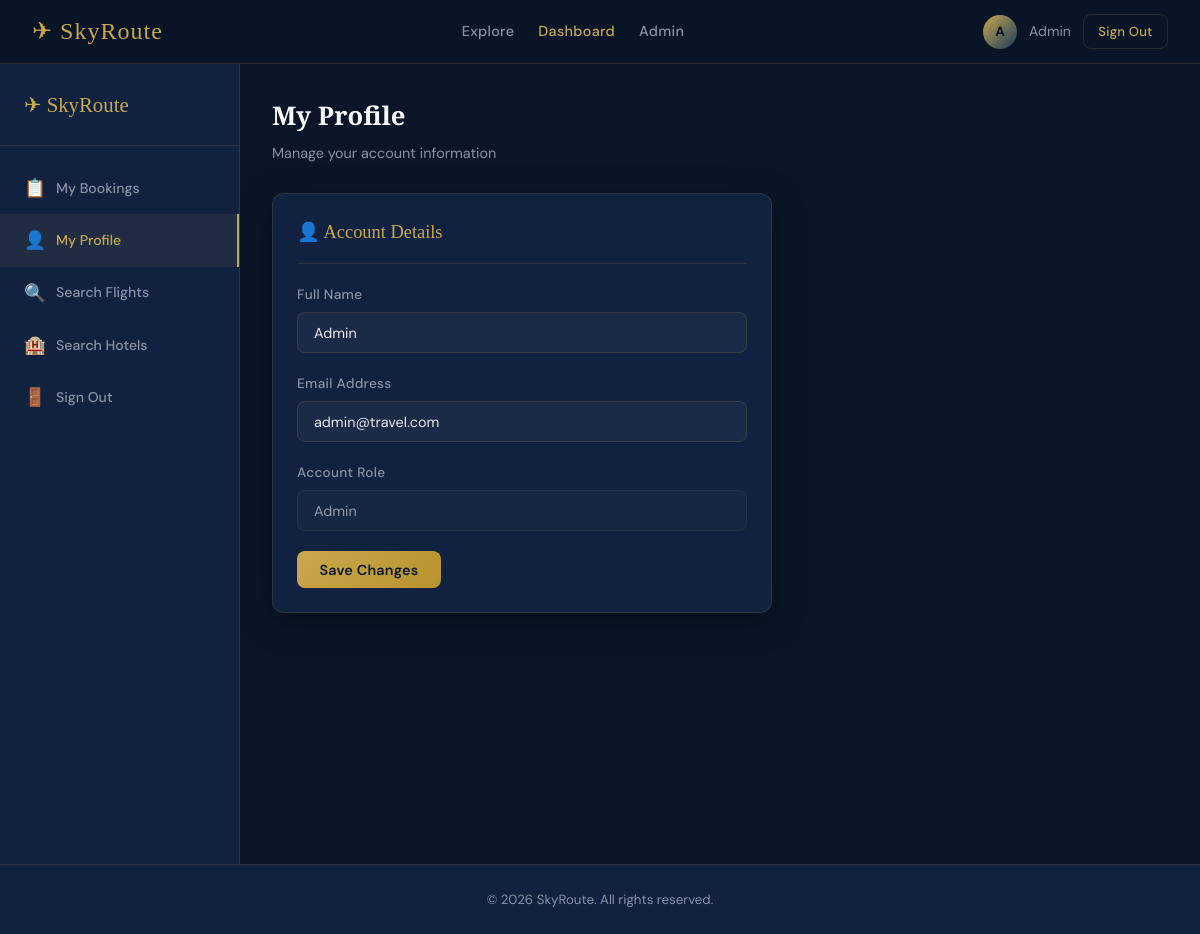
The page /dashboard.php?tab=profile (signed in) on the database its author committed.
### tables this page shows
CREATE TABLE users (
    id INT AUTO_INCREMENT PRIMARY KEY,
    name VARCHAR(100) NOT NULL,
    email VARCHAR(150) NOT NULL UNIQUE,
    password VARCHAR(255) NOT NULL,
    role ENUM('admin', 'user') DEFAULT 'user',
    created_at TIMESTAMP DEFAULT CURRENT_TIMESTAMP
);

### includes/auth.php (called while the page is built, shortened)
<?php
function isAdmin() {
    return isset($_SESSION['role']) && $_SESSION['role'] === 'admin';
}
function getCurrentUser() {
    $conn = getDBConnection();
    $id = $_SESSION['user_id'];
    $stmt = $conn->prepare("SELECT id, name, email, role FROM users WHERE id = ?");
    $stmt->bind_param("i", $id);
    $stmt->execute();
    $result = $stmt->get_result();
    return $result->fetch_assoc();
}
?>

### dashboard.php (the view, shortened to what this page needs)
<?php
require_once 'includes/auth.php';
$conn = getDBConnection();
$user_id = $_SESSION['user_id'];
$user = getCurrentUser();
$bookings = $conn->query(
    "SELECT b.*,
     CASE WHEN b.booking_type='flight' THEN f.airline ELSE h.hotel_name END AS item_name,
     CASE WHEN b.booking_type='flight' THEN CONCAT(f.origin, ' → ', f.destination) ELSE h.location END AS item_detail,
     CASE WHEN b.booking_type='flight' THEN f.departure_time ELSE b.check_in END AS main_date
     FROM bookings b
     LEFT JOIN flights f ON b.booking_type='flight' AND b.item_id=f.id
     LEFT JOIN hotels h ON b.booking_type='hotel' AND b.item_id=h.id
     WHERE b.user_id=$user_id ORDER BY b.created_at DESC"
)->fetch_all(MYSQLI_ASSOC);
$total_spent = array_sum(array_column(array_filter($bookings, fn($b) => $b['status'] !== 'cancelled'), 'total_price'));
$active = count(array_filter($bookings, fn($b) => $b['status'] === 'confirmed'));
$tab = $_GET['tab'] ?? 'bookings';
?>
<!DOCTYPE html>
<html lang="en">
<head>
  <link rel="stylesheet" href="assets/css/style.css">
</head>
<body>
<nav class="navbar">
  <a href="index.php" class="brand">✈ <?= SITE_NAME ?></a>
  <div class="nav-links">
    <a href="index.php">Explore</a>
    <a href="dashboard.php" class="active">Dashboard</a>
    <?php if (isAdmin()): ?><a href="admin/index.php">Admin</a><?php endif; ?>
  </div>
  <div class="nav-user">
    <div class="nav-avatar"><?= strtoupper(substr($_SESSION['name'], 0, 1)) ?></div>
    <span><?= htmlspecialchars($_SESSION['name']) ?></span>
    <a href="logout.php" class="btn btn-outline btn-sm">Sign Out</a>
  </div>
</nav>
<div class="layout-with-sidebar">
  <div class="sidebar">
    <div class="sidebar-brand"><div class="brand">✈ <?= SITE_NAME ?></div></div>
    <nav class="sidebar-menu">
      <a href="?tab=bookings" class="<?= $tab === 'bookings' ? 'active' : '' ?>"><span class="menu-icon">📋</span> My Bookings</a>
      <a href="?tab=profile" class="<?= $tab === 'profile' ? 'active' : '' ?>"><span class="menu-icon">👤</span> My Profile</a>
      <a href="index.php"><span class="menu-icon">🔍</span> Search Flights</a>
      <a href="index.php?type=hotels"><span class="menu-icon">🏨</span> Search Hotels</a>
      <a href="logout.php"><span class="menu-icon">🚪</span> Sign Out</a>
    </nav>
  </div>
  <div class="sidebar-content">
    <?php if ($tab === 'bookings'): ?>
      <h2 class="section-title">My Bookings</h2>
      <p class="section-sub">All your travel reservations</p>
      <div class="dash-grid mb-2">
        <div class="stat-card">
          <div><div class="stat-value"><?= count($bookings) ?></div><div class="stat-label">Total Bookings</div></div>
          <div class="stat-icon">📋</div>
        </div>
        <div class="stat-card">
          <div><div class="stat-value"><?= $active ?></div><div class="stat-label">Active</div></div>
          <div class="stat-icon">✅</div>
        </div>
        <div class="stat-card">
          <div><div class="stat-value" style="font-size:1.3rem"><?= formatPrice($total_spent) ?></div><div class="stat-label">Total Spent</div></div>
          <div class="stat-icon">💰</div>
        </div>
        <div class="stat-card">
          <div><div class="stat-value"><?= count(array_filter($bookings, fn($b) => $b['status'] === 'cancelled')) ?></div><div class="stat-label">Cancelled</div></div>
          <div class="stat-icon">❌</div>
        </div>
      </div>
      <div class="card">
        <?php if (empty($bookings)): ?>
          <div class="text-center" style="padding:3rem">
            <div style="font-size:3rem; margin-bottom:1rem">✈</div>
            <p class="text-muted">No bookings yet. <a href="index.php">Start exploring!</a></p>
          </div>
        <?php else: ?>
          <div class="table-wrap">
            <table>
              <thead>
                <tr>
                  <th>Type</th>
                  <th>Name</th>
                  <th>Details</th>
                  <th>Date</th>
                  <th>Guests</th>
                  <th>Total</th>
                  <th>Status</th>
                  <th>Action</th>
                </tr>
              </thead>
              <tbody>
                <?php foreach ($bookings as $b): ?>
                <tr>
                  <td><span style="font-size:1.2rem"><?= $b['booking_type'] === 'flight' ? '✈' : '🏨' ?></span></td>
                  <td class="fw-600"><?= htmlspecialchars($b['item_name']) ?></td>
                  <td class="text-muted fs-sm"><?= htmlspecialchars($b['item_detail']) ?></td>
                  <td class="fs-sm"><?= $b['main_date'] ? date('M d, Y', strtotime($b['main_date'])) : '—' ?></td>
                  <td class="text-center"><?= $b['guests'] ?></td>
                  <td class="text-gold fw-600"><?= formatPrice($b['total_price']) ?></td>
                  <td><span class="badge badge-<?= $b['status'] ?>"><?= ucfirst($b['status']) ?></span></td>
                  <td>
                    <?php if ($b['status'] === 'confirmed'): ?>
                    <form method="POST" style="display:inline" onsubmit="return confirm('Cancel this booking?')">
                      <input type="hidden" name="booking_id" value="<?= $b['id'] ?>">
                      <button type="submit" name="cancel_booking" class="btn btn-danger btn-sm">Cancel</button>
                    </form>
                    <?php else: ?>
                      <span class="text-muted fs-sm">—</span>
                    <?php endif; ?>
                  </td>
                </tr>
                <?php endforeach; ?>
              </tbody>
            </table>
          </div>
        <?php endif; ?>
      </div>
    <?php elseif ($tab === 'profile'): ?>
      <h2 class="section-title">My Profile</h2>
      <p class="section-sub">Manage your account information</p>
      <div class="card" style="max-width:500px">
        <div class="card-header"><span class="card-title">👤 Account Details</span></div>
        <form method="POST">
          <div class="form-group">
            <label class="form-label">Full Name</label>
            <input type="text" name="name" class="form-control" value="<?= htmlspecialchars($user['name']) ?>" required>
          </div>
          <div class="form-group">
            <label class="form-label">Email Address</label>
            <input type="email" name="email" class="form-control" value="<?= htmlspecialchars($user['email']) ?>" required>
          </div>
          <div class="form-group">
            <label class="form-label">Account Role</label>
            <input type="text" class="form-control" value="<?= ucfirst($user['role']) ?>" disabled style="opacity:0.6">
          </div>
          <button type="submit" name="update_profile" class="btn btn-primary">Save Changes</button>
        </form>
      </div>
    <?php endif; ?>
  </div>
</div>
<footer class="footer">© <?= date('Y') ?> <?= SITE_NAME ?>. All rights reserved.</footer>
</body>
</html>

### rows shown on the page
users: name "Admin", email "admin@travel.com", role "Admin"

### other values the page prints
SITE_NAME "SkyRoute"
substr($_SESSION['name'], 0, 1) "A"
$_SESSION['name'] "Admin"
